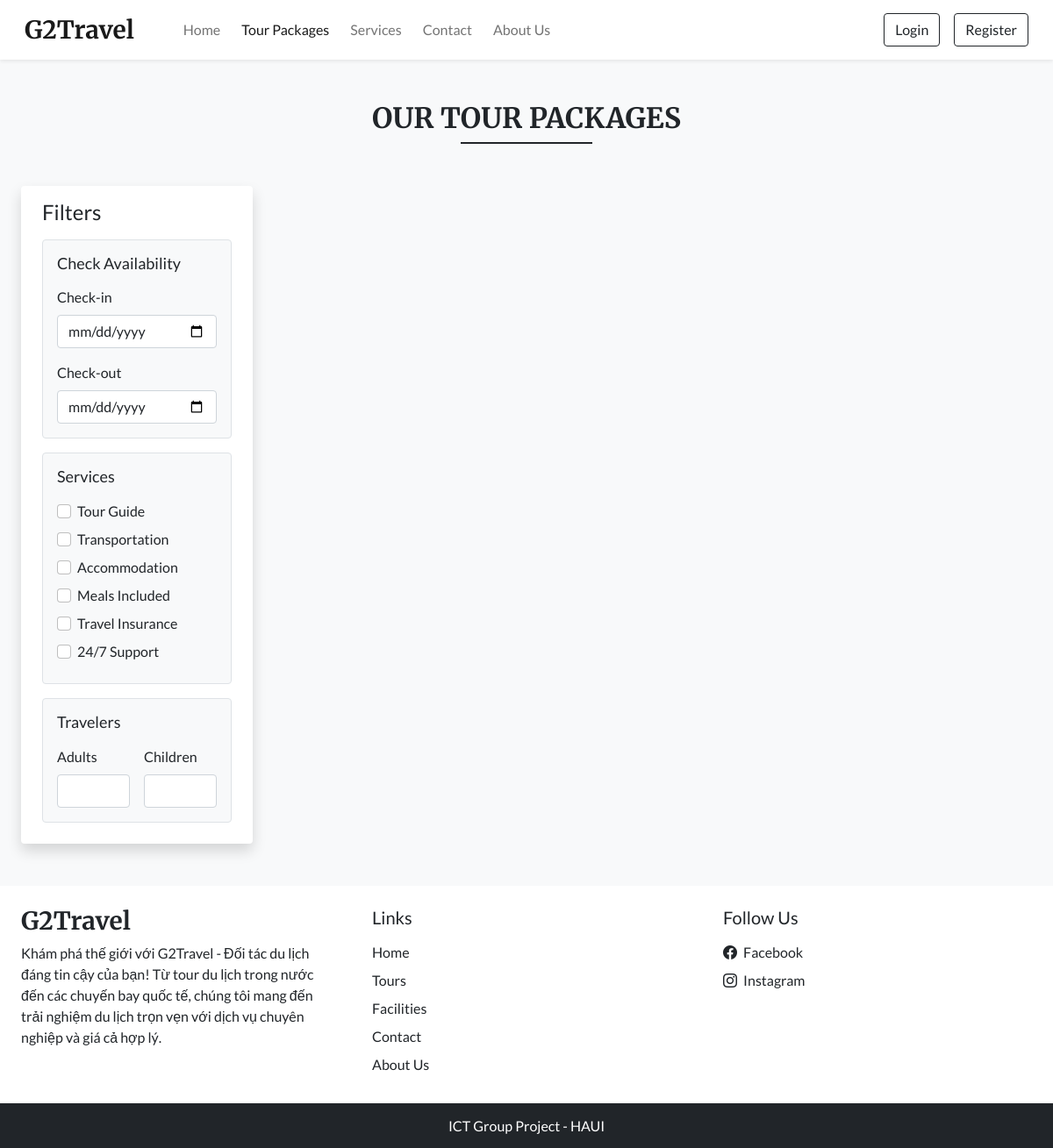
The page /rooms.php on the database its author committed.
### tables this page shows
CREATE TABLE `settings` (
  `sr_no` int(11) NOT NULL,
  `site_title` varchar(50) NOT NULL,
  `site_about` varchar(250) NOT NULL,
  `shutdown` tinyint(1) NOT NULL
);

CREATE TABLE `facilities` (
  `id` int(11) NOT NULL,
  `icon` varchar(100) NOT NULL,
  `name` varchar(50) NOT NULL,
  `description` varchar(250) NOT NULL
);

### admin/inc/db_config.php (called while the page is built, shortened)
<?php
  function selectAll($table) {
    $con = $GLOBALS['con'];
    $res = mysqli_query($con, "SELECT * FROM $table");
    return $res;
  }
  function select($sql, $values, $datatypes) {
    $con = $GLOBALS['con'];
    if($stmt = mysqli_prepare($con, $sql)){
      mysqli_stmt_bind_param($stmt, $datatypes, ...$values);
      if(mysqli_stmt_execute($stmt)){
        $res = mysqli_stmt_get_result($stmt);
        return $res;
      }
      else{
        mysqli_stmt_close($stmt);
        die("Query cannot be executed - Execute");
      }
    }
    else{
      die("Query cannot be executed - Select");
    }
  }
?>

### rooms.php (the view, shortened to what this page needs)
<!DOCTYPE html>
<html lang="en">
<head>
  <?php require('inc/links.php'); ?>
</head>
<body class="bg-light">
  <?php
    require('inc/header.php');
    $checkin_default="";
    $checkout_default="";
    $adult_default="";
    $children_default="";
  ?>
  <div class="my-5 px-4">
    <h2 class="fw-bold h-font text-center">OUR TOUR PACKAGES</h2>
    <div class="h-line bg-dark"></div>
  </div>
  <div class="container-fluid">
    <div class="row">
      <div class="col-lg-3 col-md-12 mb-lg-0 mb-4 ps-4">
        <nav class="navbar navbar-expand-lg navbar-light bg-white rounded shadow">
          <div class="container-fluid flex-lg-column align-items-stretch">
            <h4 class="mt-2">Filters</h4>
            <div class="collapse navbar-collapse flex-column align-items-stretch mt-2" id="filterDropdown">
              <div class="border bg-light p-3 rounded mb-3">
                <h5 class="d-flex align-items-center justify-content-between mb-3" style="font-size: 18px;">
                  <span>Check Availability</span>
                </h5>
                <label class="form-label">Check-in</label>
                <input type="date" class="form-control shadow-none mb-3" value="<?php echo $checkin_default ?>" id="checkin" onchange="chk_avail_filter()">
                <label class="form-label">Check-out</label>
                <input type="date" class="form-control shadow-none" value="<?php echo $checkout_default ?>"  id="checkout" onchange="chk_avail_filter()">
              </div>
              <div class="border bg-light p-3 rounded mb-3">
                <h5 class="d-flex align-items-center justify-content-between mb-3" style="font-size: 18px;">
                  <span>Services</span>
                </h5>
                <?php
                  $facilities_q = selectAll('facilities');
                  while($row = mysqli_fetch_assoc($facilities_q))
                  {
                    echo<<<facilities
                      <div class="mb-2">
                        <input type="checkbox" onclick="fetch_rooms()" name="facilities" value="$row[id]" class="form-check-input shadow-none me-1" id="$row[id]">
                        <label class="form-check-label" for="$row[id]">$row[name]</label>
                      </div>
                    facilities;
                  }
                ?>
              </div>
              <div class="border bg-light p-3 rounded mb-3">
                <h5 class="d-flex align-items-center justify-content-between mb-3" style="font-size: 18px;">
                  <span>Travelers</span>
                </h5>
                <div class="d-flex">
                  <div class="me-3">
                    <label class="form-label">Adults</label>
                    <input type="number" min="1" id="adults" value="<?php echo $adult_default ?>" oninput="guests_filter()" class="form-control shadow-none">
                  </div>
                  <div>
                    <label class="form-label">Children</label>
                    <input type="number" min="1" id="children" value="<?php echo $children_default ?>" oninput="guests_filter()" class="form-control shadow-none">
                  </div>
                </div>
              </div>
            </div>
          </div>
        </nav>
      </div>
      <div class="col-lg-9 col-md-12 px-4" id="rooms-data">
      </div>
    </div>
  </div>
  <?php require('inc/footer.php'); ?>
</body>
</html>

### inc/header.php (shortened to what this page needs)
<nav id="nav-bar" class="navbar navbar-expand-lg navbar-light bg-white px-lg-3 py-lg-2 shadow-sm sticky-top">
  <div class="container-fluid">
    <a class="navbar-brand me-5 fw-bold fs-3 h-font" href="index.php"><?php echo $settings_r['site_title'] ?></a>
    <div class="collapse navbar-collapse" id="navbarSupportedContent">
      <ul class="navbar-nav me-auto mb-2 mb-lg-0">
        <li class="nav-item">
          <a class="nav-link me-2" href="index.php">Home</a>
        </li>
        <li class="nav-item">
          <a class="nav-link me-2" href="rooms.php">Tour Packages</a>
        </li>
        <li class="nav-item">
          <a class="nav-link me-2" href="facilities.php">Services</a>
        </li>
        <li class="nav-item">
          <a class="nav-link me-2" href="contact.php">Contact</a>
        </li>
        <li class="nav-item">
          <a class="nav-link" href="about.php">About Us</a>
        </li>
      </ul>
      <div class="d-flex">
        <?php
          if(isset($_SESSION['login']) && $_SESSION['login']==true)
          {
            $path = USERS_IMG_PATH;
            echo<<<data
              <div class="btn-group">
                <button type="button" class="btn btn-outline-dark shadow-none dropdown-toggle" data-bs-toggle="dropdown" data-bs-display="static" aria-expanded="false">
                  <img src="$path$_SESSION[uPic]" style="width: 25px; height: 25px;" class="me-1 rounded-circle">
                  $_SESSION[uName]
                </button>
                <ul class="dropdown-menu dropdown-menu-lg-end">
                  <li><a class="dropdown-item" href="profile.php">My Profile</a></li>
                  <li><a class="dropdown-item" href="bookings.php">Booking History</a></li>
                  <li><a class="dropdown-item" href="logout.php">Logout</a></li>
                </ul>
              </div>
            data;
          }
          else
          {
            echo<<<data
              <button type="button" class="btn btn-outline-dark shadow-none me-lg-3 me-2" data-bs-toggle="modal" data-bs-target="#loginModal">
                Login
              </button>
              <button type="button" class="btn btn-outline-dark shadow-none" data-bs-toggle="modal" data-bs-target="#registerModal">
                Register
              </button>
            data;
          }
        ?>
      </div>
    </div>
  </div>
</nav>

### inc/footer.php (shortened to what this page needs)
<div class="container-fluid bg-white mt-5">
  <div class="row">
    <div class="col-lg-4 p-4">
      <h3 class="h-font fw-bold fs-3 mb-2"><?php echo $settings_r['site_title'] ?></h3>
      <p>
        <?php echo $settings_r['site_about'] ?>
      </p>
    </div>
    <div class="col-lg-4 p-4">
      <h5 class="mb-3">Links</h5>
      <a href="index.php" class="d-inline-block mb-2 text-dark text-decoration-none">Home</a> <br>
      <a href="rooms.php" class="d-inline-block mb-2 text-dark text-decoration-none">Tours</a> <br>
      <a href="facilities.php" class="d-inline-block mb-2 text-dark text-decoration-none">Facilities</a> <br>
      <a href="contact.php" class="d-inline-block mb-2 text-dark text-decoration-none">Contact</a> <br>
      <a href="about.php" class="d-inline-block mb-2 text-dark text-decoration-none">About Us</a>
    </div>
    <div class="col-lg-4 p-4">
        <h5 class="mb-3">Follow Us</h5>
        <a href="<?php echo $contact_r['fb'] ?>" class="d-inline-block text-dark text-decoration-none mb-2">
          <i class="bi bi-facebook me-1"></i> Facebook
        </a><br>
        <a href="<?php echo $contact_r['insta'] ?>" class="d-inline-block text-dark text-decoration-none">
          <i class="bi bi-instagram me-1"></i> Instagram
        </a><br>
    </div>
  </div>
</div>
<h6 class="text-center bg-dark text-white p-3 m-0">ICT Group Project - HAUI</h6>

### css/common.css (style rules this page uses)
:root { --teal: #2D6A4F; --teal_hover: #2D6A4F; }
* { font-family: 'Lato', sans-serif; }
.h-font { font-family: 'Merriweather', serif; }
input[type=number] { -moz-appearance: textfield; }
.h-line { width: 150px; margin: 0 auto; height: 1.7px; }

### rows shown on the page
settings: site_title "G2Travel", site_about "Khám phá thế giới với G2Travel - Đối tác du lịch đáng tin cậy của bạn! Từ tour du lịch trong nước đến các chuyến bay quốc tế, chúng tôi mang đến trải nghiệm du lịch trọn vẹn với dịch vụ chuyên nghiệp và giá cả hợp lý."
facilities: name "Tour Guide"
facilities: name "Transportation"
facilities: name "Accommodation"
facilities: name "Meals Included"
facilities: name "Travel Insurance"
facilities: name "24/7 Support"
